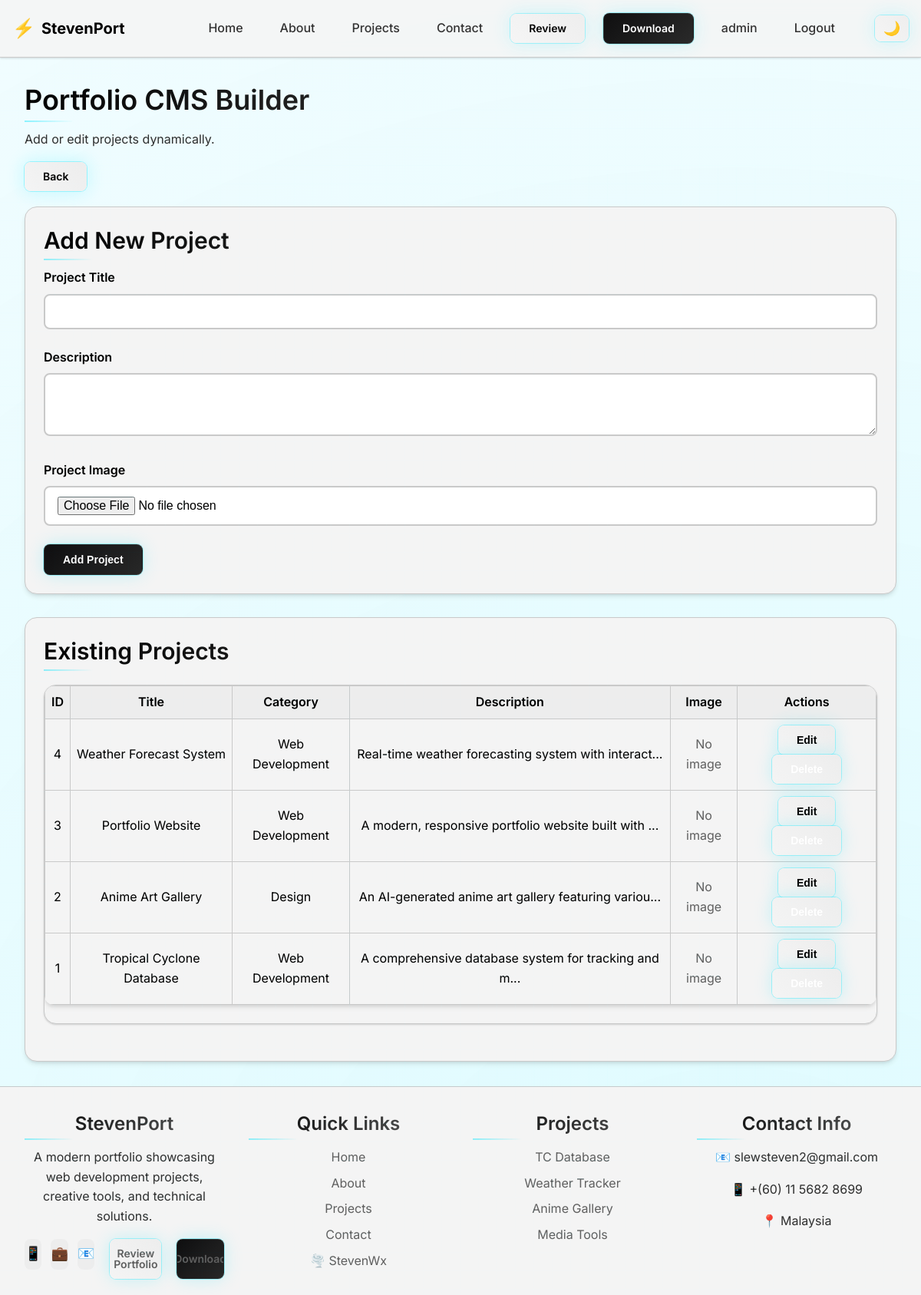
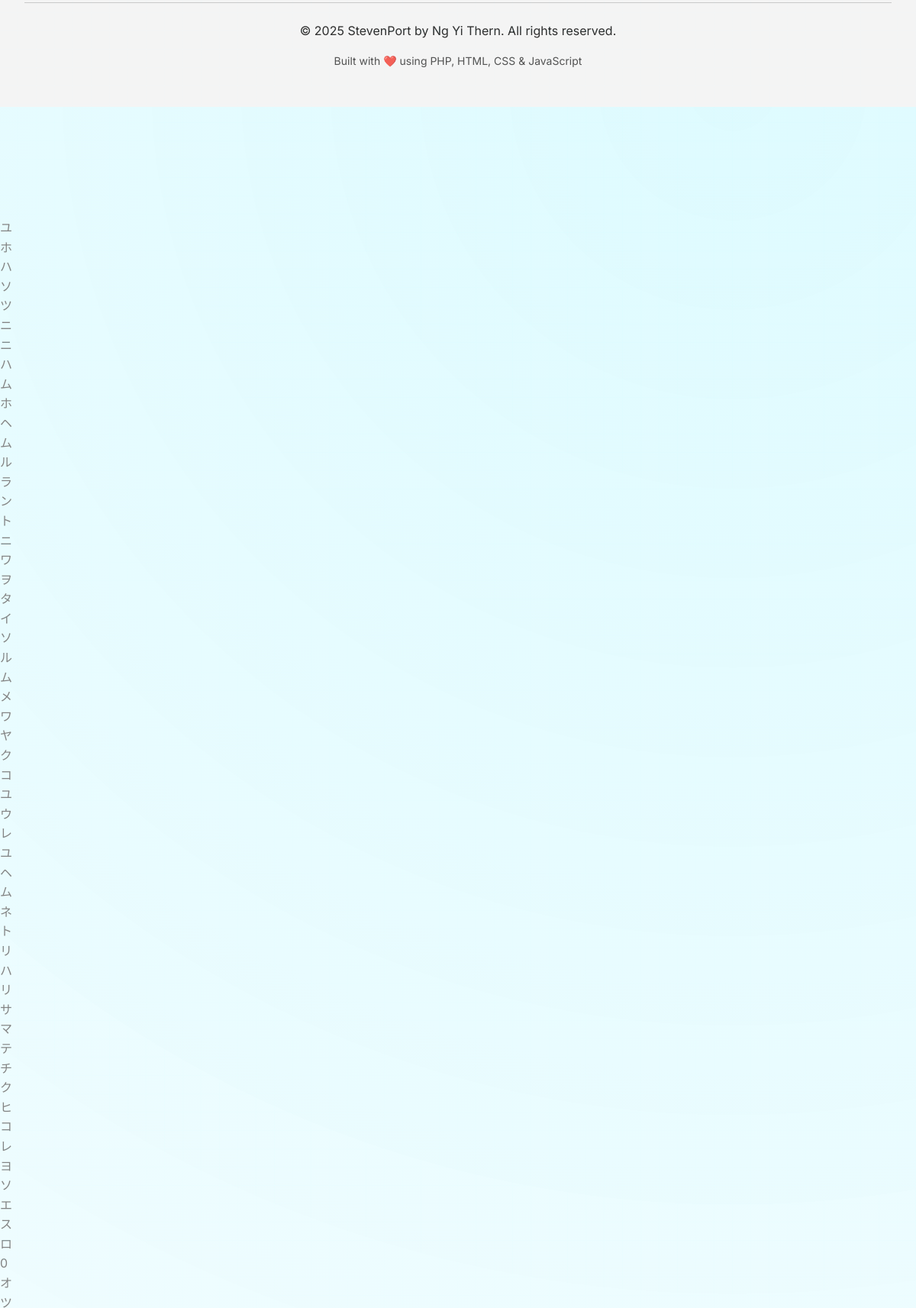
Screenshot of /cms_builder.php (signed in, upper part) with the database file from the repository (2 pictures, top to bottom).
### tables this page shows
CREATE TABLE IF NOT EXISTS projects (
    id INT AUTO_INCREMENT PRIMARY KEY,
    title VARCHAR(255) NOT NULL,
    category VARCHAR(100) DEFAULT 'Portfolio',
    description TEXT,
    image VARCHAR(255),
    link VARCHAR(500),
    created_at TIMESTAMP DEFAULT CURRENT_TIMESTAMP,
    updated_at TIMESTAMP DEFAULT CURRENT_TIMESTAMP ON UPDATE CURRENT_TIMESTAMP
);

### db.php (called while the page is built, shortened)
<?php
if (class_exists('DBConn')) {
    return;
}
class DBConn
{
    private $conn;
    public function __construct(
        $serverhost = "localhost",
        $username = "root",
        $password = "",
        $database = "stevenport"
    ) {
        $this->serverhost = $serverhost;
        $this->username   = $username;
        $this->password   = $password;
        $this->database   = $database;
        $this->conn = new mysqli($this->serverhost, $this->username, $this->password, $this->database);
    }
    public function getConnection()
    {
        return $this->conn;
    }
}
?>

### func.php (called while the page is built, shortened)
<?php
require_once("db.php");
class DBFunc
{
    private $conn;
    public function __construct()
    {
        $db = new DBConn();
        $this->conn = $db->getConnection();
        $this->imgDir = __DIR__ . "/images/";
    }
    public function getAllProjects()
    {
        $result = $this->conn->query("SELECT * FROM projects ORDER BY id DESC");
        return $result->fetch_all(MYSQLI_ASSOC);
    }
}

### cms_builder.php (the view, shortened to what this page needs)
<?php
include("db.php");
include("func.php");
$db = new DBFunc();
$projects = $db->getAllProjects();
?>
<?php include("includes/header.php"); ?>
<section class="page-container fade-in">
  <h1 class="page-title">Portfolio CMS Builder</h1>
  <p class="subtitle">Add or edit projects dynamically.</p>
  <a href="index.php" class="btn">Back</a>
  <div class="card" style="margin-top: 20px;">
    <h2 id="form-title">Add New Project</h2>
    <form id="project-form" method="post" enctype="multipart/form-data">
      <div class="form-group">
        <label for="title">Project Title</label>
        <input type="text" id="title" name="title" required>
      </div>
      <div class="form-group">
        <label for="desc">Description</label>
        <textarea id="desc" name="desc" rows="3" required></textarea>
      </div>
      <div class="form-group">
        <label for="img">Project Image</label>
        <input type="file" id="img" name="img" accept="image/*">
      </div>
      <div class="form-actions">
        <button type="submit" class="btn btn-primary" id="submit-btn">Add Project</button>
      </div>
    </form>
  </div>
  <div class="card" style="margin-top: 30px;">
    <h2>Existing Projects</h2>
    <div class="table-container">
      <table class="styled-table">
        <thead>
          <tr><th>ID</th><th>Title</th><th>Category</th><th>Description</th><th>Image</th><th>Actions</th></tr>
        </thead>
        <tbody>
      <?php if (empty($projects)): ?>
        <tr class="no-results"><td colspan="6">No projects found. Add your first project above!</td></tr>
          <?php else: ?>
            <?php foreach ($projects as $p): ?>
            <tr>
              <td><?= htmlspecialchars($p['id'] ?? 'N/A') ?></td>
              <td><?= htmlspecialchars($p['title'] ?? 'Untitled') ?></td>
              <td><?= htmlspecialchars($p['category'] ?? 'Portfolio') ?></td>
              <td><?= htmlspecialchars(substr($p['description'] ?? 'No description', 0, 50)) ?><?= strlen($p['description'] ?? '') > 50 ? '...' : '' ?></td>
              <td>
                <?php if (!empty($p['image'])): ?>
                  <img loading="lazy" src="images/<?= htmlspecialchars($p['image']) ?>" alt="Project Image" style="width: 50px; height: 50px; object-fit: cover; border-radius: 4px;">
                <?php else: ?>
                  <span class="muted">No image</span>
                <?php endif; ?>
              </td>
              <td>
                <button class="btn btn-secondary edit-btn" data-id="<?= htmlspecialchars($p['id'] ?? '') ?>" data-title="<?= htmlspecialchars($p['title'] ?? '') ?>" data-desc="<?= htmlspecialchars($p['description'] ?? '') ?>">Edit</button>
                <button class="btn btn-danger delete-btn" data-id="<?= htmlspecialchars($p['id'] ?? '') ?>" data-title="<?= htmlspecialchars($p['title'] ?? '') ?>">Delete</button>
              </td>
            </tr>
            <?php endforeach; ?>
          <?php endif; ?>
        </tbody>
      </table>
    </div>
  </div>
</section>
<?php include("includes/footer.php"); ?>

### bf2042.css (style rules this page uses)
:root { --fx-cyan: #00e5ff; --fx-cyan-alpha-soft: 0.10; --fx-cyan-alpha: 0.18; --fx-cyan-alpha-strong: 0.28; --fx-current-alpha: var(--fx-cyan-alpha); --fx-cyan-glow: 0 0 0 1px rgba(0, 229, 255, calc(var(--fx-current-alpha) + 0.07)), 0 0 24px rgba(0, 229, 255, calc(var(--fx-current-alpha) - 0.03)); }
[data-theme="light"] :root, [data-theme="light"] { --fx-cyan-alpha-soft: 0.14; --fx-cyan-alpha: 0.22; --fx-cyan-alpha-strong: 0.34; }
body { position: relative; }
body::before { content: ''; position: fixed; top: 0; left: 0; width: 100%; height: 100%; background: radial-gradient(circle at 20% 80%, rgba(0, 229, 255, var(--fx-cyan-alpha-soft)) 0%, transparent 50%), radial-gradient(circle at 80% 20%, rgba(0, 229, 255, calc(var(--fx-cyan-alpha-soft) - 0.02)) 0%, transparent 50%); animation: morph-gradient 24s ease infinite; z-index: -1; pointer-events: none; }
body::after { content: ''; position: fixed; inset: 0; pointer-events: none; background-image: linear-gradient(rgba(0,0,0,0.06), rgba(0,0,0,0.06)), linear-gradient(transparent 23px, rgba(0, 229, 255, var(--fx-cyan-alpha-soft)) 24px), linear-gradient(90deg, transparent 23px, rgba(0, 229, 255, calc(var(--fx-cyan-alpha-soft) - 0.02)) 24px); background-size: 100% 100%, 100% 24px, 24px 100%; mix-blend-mode: overlay; z-index: 0; }
.btn { background: linear-gradient(45deg, var(--bg-secondary), var(--bg-tertiary)); box-shadow: var(--shadow-light); }
.btn::before { background: linear-gradient(90deg, transparent, rgba(255,255,255,0.12), transparent); }
.btn-primary { background: linear-gradient(135deg, #0f0f10, #2a2a2a); color: #ffffff; border: 1px solid rgba(255,255,255,0.06); --fx-current-alpha: var(--fx-cyan-alpha-strong); box-shadow: var(--fx-cyan-glow); }
.card::before { background: linear-gradient(90deg, transparent, rgba(0, 229, 255, var(--fx-cyan-alpha)), transparent); }
.card::after { background: linear-gradient(90deg, transparent, rgba(0, 229, 255, var(--fx-cyan-alpha-soft)), transparent); }
h1, h2, h3, h4, h5, h6 { position: relative; }
h1::after, h2::after, h3::after { content: ''; position: absolute; bottom: -6px; left: 0; width: 64px; height: 2px; background: linear-gradient(90deg, var(--fx-cyan), transparent); opacity: 0.4; transition: width var(--transition-normal), opacity var(--transition-fast); }
.hero-section, .topbar:hover, .section-title, .btn:focus-visible, .btn-primary, .admin-only, .alert-info, .alert-warning, .alert-success, .alert-error { --fx-current-alpha: var(--fx-cyan-alpha-strong); }
.footer, .table-container, .modal .modal-content, .form-box, .content-box { --fx-current-alpha: var(--fx-cyan-alpha-soft); }
body { --fx-current-alpha: var(--fx-cyan-alpha); }
.btn, .card:hover, .mobile-nav.active, .nav-link:hover::after { box-shadow: var(--fx-cyan-glow); }

### includes/header.php (style rules this page uses)
table { width: 100%; border-collapse: collapse; }
.styled-table th, .styled-table td { padding: 0.5rem; border: 1px solid var(--border-color, #ddd); }

### rows the page displays
projects: id "4", title "Weather Forecast System", category "Web Development", description "Real-time weather forecasting system with interact", shows "No image"
projects: id "3", title "Portfolio Website", category "Web Development", description "A modern, responsive portfolio website built with", shows "No image"
projects: id "2", title "Anime Art Gallery", category "Design", description "An AI-generated anime art gallery featuring variou", shows "No image"
projects: id "1", title "Tropical Cyclone Database", category "Web Development", description "A comprehensive database system for tracking and m", shows "No image"

### other values shown
$username "admin"
